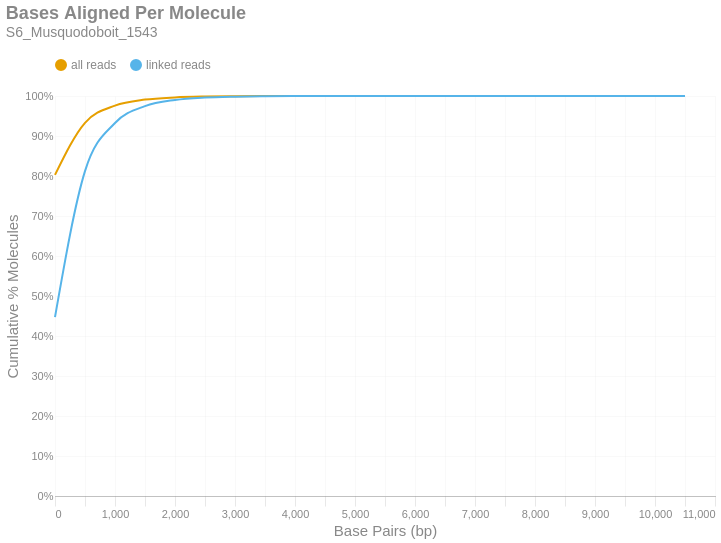

Notebook code cell kept with this figure:
### Markdown cell above
### Bases Aligned Per Molecule
This is a cumulative frequency distribution showing the number of base pairs aligned per unique molecule. These data are shown in 500 bp bins. There are two distributions: one with `all reads` (yellow) and another with only `linked reads` (blue). The percent of molecules in the `linked reads` distribution is relative to the total number of linked molecules.

### Code cell
if SKIPLR:
    print_html(f"Skipped")
else:
    binned_df = consolidated_hist(valids['aligned_bp'], mask, 500, True)
    with SafeRender(binned_df):
        (
            density_plot(binned_df, 'Bases Aligned Per Molecule', samplename, 'basesper')
            .encode(
                x=alt.X('bin:Q', title="Base Pairs (bp)").axis(tickMinStep=500).scale(padding=0),
                y=alt.Y('value:Q', title='Cumulative % Molecules')
                    .axis(format='%')
                    .scale(domain = [0,1])
                    .stack(False),
                color=alt.Color("key:N").scale(domain = ["all reads", "linked reads"]),
                tooltip = [
                    alt.Tooltip("key:N", title = "Data Type"),
                    alt.Tooltip("range_label:N", title="Bases Aligned Per Molecule"),
                    alt.Tooltip("value:Q", format = ".2%", title="% Molecules (Cum.)")
                ]
            )
        ).display()

### Figure 1 — Vega-Lite specification as saved in the notebook (floating-point values rounded to 4 significant figures)
{"width": "container", "height": 400, "config": {"title": {"anchor": "start", "dy": -15, "fontSize": 18, "color": "#888888", "subtitleColor": "#888888", "subtitleFontSize": 14}, "arc": {"fill": "#0072B2"}, "axis": {"domainColor": "#888888", "domainWidth": 0.5, "gridWidth": 0.2, "grid": false, "titleFontWeight": 400, "titleFontSize": 15, "labelFontSize": 11, "labelColor": "#888888", "tickColor": "#888888", "tickWidth": 0.2, "titleColor": "#888888"}, "axisBand": {"grid": false}, "axisX": {"grid": true, "tickSize": 10, "domainCap": "round"}, "axisY": {"domain": false, "grid": true, "tickSize": 0, "domainCap": "round"}, "background": "transparent", "header": {"labelFontSize": 15, "labelColor": "#888888", "titleFontSize": 15, "titleFontWeight": 600, "titleColor": "#888888"}, "legend": {"labelFont": "sans-serif", "labelFontSize": 12, "labelColor": "#888888", "symbolSize": 100, "symbolType": "circle", "titleFontSize": 12, "titlePadding": 10, "titleColor": "#888888", "title": null, "orient": "top"}, "range": {"category": ["#E69F00", "#56B4E9", "#009E73", "#F0E442", "#0072B2", "#D55E00", "#CC79A7", "#000000"], "diverging": ["#cfe8f3", "#a2d4ec", "#73bfe2", "#46abdb", "#1696d2", "#12719e"]}, "area": {"fill": "#0072B2", "fillOpacity": 0.7, "line": true, "strokeOpacity": 0.7}, "line": {"color": "#0072B2", "stroke": "#0072B2", "strokeWidth": 2}, "trail": {"color": "#0072B2", "stroke": "#0072B2", "strokeWidth": 0, "size": 1}, "point": {"filled": true, "fillOpacity": 1.0, "size": 95}, "text": {"color": "#888888", "fontSize": 11, "align": "right", "fontWeight": 400, "size": 11}, "bar": {"fill": "#0072B2", "stroke": null}, "view": {"stroke": null, "continuousWidth": 660, "continuousHeight": 400}}, "data": {"name": "data-7b6a9fc63c97efe5f1afdd28100952aa"}, "mark": {"type": "line", "interpolate": "monotone", "point": {"opacity": 0, "size": 275}}, "encoding": {"color": {"field": "key", "scale": {"domain": ["all reads", "linked reads"]}, "type": "nominal"}, "tooltip": [{"field": "key", "title": "Data Type", "type": "nominal"}, {"field": "range_label", "title": "Bases Aligned Per Molecule", "type": "nominal"}, {"field": "value", "format": ".2%", "title": "% Molecules (Cum.)", "type": "quantitative"}], "x": {"axis": {"tickMinStep": 500}, "field": "bin", "scale": {"padding": 0}, "title": "Base Pairs (bp)", "type": "quantitative"}, "y": {"axis": {"format": "%"}, "field": "value", "scale": {"domain": [0, 1]}, "stack": false, "title": "Cumulative % Molecules", "type": "quantitative"}}, "params": [{"name": "param_c36ac31b6afebe62", "select": {"type": "point", "fields": ["key"]}, "bind": "legend"}], "title": {"text": "Bases Aligned Per Molecule", "subtitle": "S6_Musquodoboit_1543"}, "transform": [{"fold": ["all reads (cumsum)", "linked reads (cumsum)"]}, {"calculate": "replace(datum.key, ' (cumsum)', '')", "as": "key"}, {"filter": {"param": "param_c36ac31b6afebe62"}}], "usermeta": {"embedOptions": {"downloadFileName": "S6_Musquodoboit_1543.basesper"}}, "$schema": "https://vega.github.io/schema/vega-lite/v6.1.0.json", "datasets": {"data-7b6a9fc63c97efe5f1afdd28100952aa": [{"bin": "0.0", "interval": "0.0-500.0", "all reads": 0.8028, "linked reads": 0.4472, "all reads (cumsum)": 0.8028, "linked reads (cumsum)": 0.4472, "range_label": "0-499"}, {"bin": "500.0", "interval": "500.0-1000.0", "all reads": 0.1302, "linked reads": 0.3649, "all reads (cumsum)": 0.933, "linked reads (cumsum)": 0.8121, "range_label": "500-999"}, {"bin": "1000.0", "interval": "1000.0-1500.0", "all reads": 0.04293, "linked reads": 0.1204, "all reads (cumsum)": 0.9759, "linked reads (cumsum)": 0.9325, "range_label": "1000-1499"}, {"bin": "1500.0", "interval": "1500.0-2000.0", "all reads": 0.01503, "linked reads": 0.04216, "all reads (cumsum)": 0.991, "linked reads (cumsum)": 0.9747, "range_label": "1500-1999"}, {"bin": "2000.0", "interval": "2000.0-2500.0", "all reads": 0.005488, "linked reads": 0.0154, "all reads (cumsum)": 0.9965, "linked reads (cumsum)": 0.9901, "range_label": "2000-2499"}, {"bin": "2500.0", "interval": "2500.0-3000.0", "all reads": 0.00216, "linked reads": 0.006061, "all reads (cumsum)": 0.9986, "linked reads (cumsum)": 0.9961, "range_label": "2500-2999"}, {"bin": "3000.0", "interval": "3000.0-3500.0", "all reads": 0.0008157, "linked reads": 0.002289, "all reads (cumsum)": 0.9994, "linked reads (cumsum)": 0.9984, "range_label": "3000-3499"}, {"bin": "3500.0", "interval": "3500.0-4000.0", "all reads": 0.0003343, "linked reads": 0.000938, "all reads (cumsum)": 0.9998, "linked reads (cumsum)": 0.9994, "range_label": "3500-3999"}, {"bin": "4000.0", "interval": "4000.0-4500.0", "all reads": 0.0001359, "linked reads": 0.0003813, "all reads (cumsum)": 0.9999, "linked reads (cumsum)": 0.9997, "range_label": "4000-4499"}, {"bin": "4500.0", "interval": "4500.0-5000.0", "all reads": 4.999e-05, "linked reads": 0.0001402, "all reads (cumsum)": 1.0, "linked reads (cumsum)": 0.9999, "range_label": "4500-4999"}, {"bin": "5000.0", "interval": "5000.0-5500.0", "all reads": 2.349e-05, "linked reads": 6.589e-05, "all reads (cumsum)": 1.0, "linked reads (cumsum)": 0.9999, "range_label": "5000-5499"}, {"bin": "5500.0", "interval": "5500.0-6000.0", "all reads": 1.218e-05, "linked reads": 3.418e-05, "all reads (cumsum)": 1.0, "linked reads (cumsum)": 1.0, "range_label": "5500-5999"}, {"bin": "6000.0", "interval": "6000.0-6500.0", "all reads": 4.772e-06, "linked reads": 1.339e-05, "all reads (cumsum)": 1.0, "linked reads (cumsum)": 1.0, "range_label": "6000-6499"}, {"bin": "6500.0", "interval": "6500.0-7000.0", "all reads": 1.507e-06, "linked reads": 4.228e-06, "all reads (cumsum)": 1.0, "linked reads (cumsum)": 1.0, "range_label": "6500-6999"}, {"bin": "7000.0", "interval": "7000.0-7500.0", "all reads": 1.005e-06, "linked reads": 2.819e-06, "all reads (cumsum)": 1.0, "linked reads (cumsum)": 1.0, "range_label": "7000-7499"}, {"bin": "7500.0", "interval": "7500.0-8000.0", "all reads": 3.768e-07, "linked reads": 1.057e-06, "all reads (cumsum)": 1.0, "linked reads (cumsum)": 1.0, "range_label": "7500-7999"}, {"bin": "8000.0", "interval": "8000.0-8500.0", "all reads": 0.0, "linked reads": 0.0, "all reads (cumsum)": 1.0, "linked reads (cumsum)": 1.0, "range_label": "8000-8499"}, {"bin": "8500.0", "interval": "8500.0-9000.0", "all reads": 0.0, "linked reads": 0.0, "all reads (cumsum)": 1.0, "linked reads (cumsum)": 1.0, "range_label": "8500-8999"}, {"bin": "9000.0", "interval": "9000.0-9500.0", "all reads": 1.256e-07, "linked reads": 3.524e-07, "all reads (cumsum)": 1.0, "linked reads (cumsum)": 1.0, "range_label": "9000-9499"}, {"bin": "9500.0", "interval": "9500.0-10000.0", "all reads": 0.0, "linked reads": 0.0, "all reads (cumsum)": 1.0, "linked reads (cumsum)": 1.0, "range_label": "9500-9999"}, {"bin": "10000.0", "interval": "10000.0-10500.0", "all reads": 0.0, "linked reads": 0.0, "all reads (cumsum)": 1.0, "linked reads (cumsum)": 1.0, "range_label": "10000-10499"}, {"bin": "10500.0", "interval": "10500.0-11000.0", "all reads": 1.256e-07, "linked reads": 3.524e-07, "all reads (cumsum)": 1.0, "linked reads (cumsum)": 1.0, "range_label": "10500-10999"}]}}
